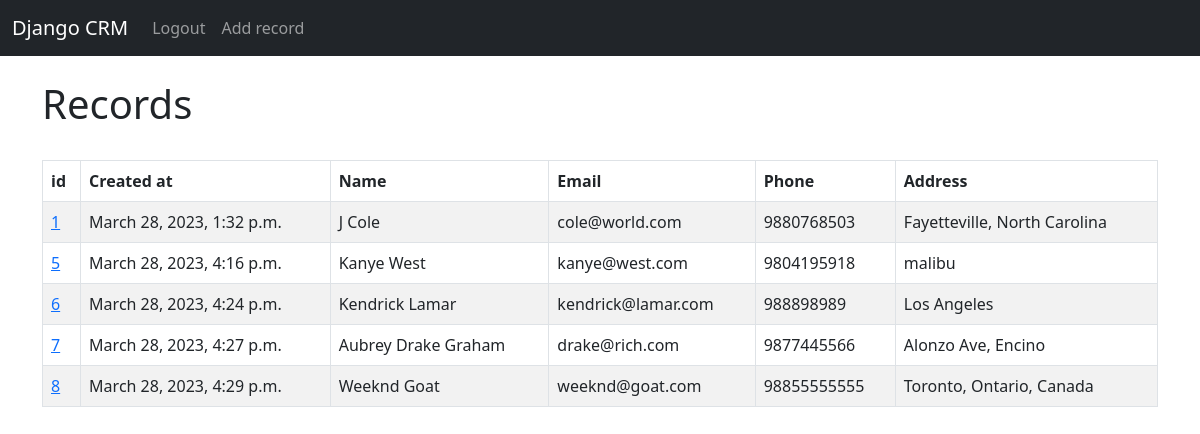
The app's page / (signed in) with its own data.
### crmapp/models.py (models this page shows, shortened)
class Record(models.Model):
    created_at = models.DateTimeField(auto_now_add=True)
    first_name = models.CharField(max_length=50)
    last_name = models.CharField(max_length=50)
    email = models.CharField(max_length=50)
    phone = models.IntegerField()
    address = models.CharField(max_length=100)

### crmapp/views.py (the view)
# urls.py: 2. Add a URL to urlpatterns:  path('', views.home, name='home')
def home(request):
    records = Record.objects.all()
    if request.method == "POST":
        username = request.POST['username']
        password = request.POST['password']
        user = authenticate(request, username=username, password=password)
        if user is not None:
            login(request, user)
            messages.success(request,"Congrats You logged in")
            return redirect('home')
        else:
            messages.success(request, "Invalid Credentials.You should check in on some of those fields below.")
            return redirect('home')
    else:
        return render(request, 'crmapp/home.html',{'records':records})

### crmapp/templates/crmapp/home.html (shortened to what this page needs)
{% extends 'crmapp/base.html' %}
{% block content %}
<div class="">
    {% if user.is_authenticated %}
    <h1>Records</h1><br/>
    <table class="table table-striped table-hover table-bordered">
      <thead>
        <tr>
          <th scope="col">id</th>
          <th scope="col">Created at</th>
          <th scope="col">Name</th>
          <th scope="col">Email</th>
          <th scope="col">Phone</th>
          <th scope="col">Address</th>
        </tr>
      </thead>
      <tbody>
      {% if records %}
        {% for record in records %}
        <tr>
          <td><a href="{% url 'record' record.id %}">{{ record.id }}</a></td>
          <td>{{ record.created_at }}</td>
          <td>{{ record.first_name }} {{ record.last_name }}</td>
          <td>{{ record.email }}</td>
          <td>{{ record.phone }}</td>
          <td>{{ record.address }}</td>
        </tr>
        {% endfor %}
      {% endif %}
      </tbody>
    </table>
    {% endif %}
</div>
{% endblock %}

### crmapp/templates/crmapp/base.html (shortened to what this page needs)
<!doctype html>
<html lang="en">
  <head>
    <link href="https://cdn.jsdelivr.net/npm/bootstrap@5.3.0-alpha2/dist/css/bootstrap.min.css" rel="stylesheet">
  </head>
  <body>
    {% include 'crmapp/navbar.html' %}
    <div class="container">
        <br/>
        {% block content %}
        {% endblock %}
    </div>
  </body>
</html>

### crmapp/templates/crmapp/navbar.html (shortened to what this page needs)
<nav class="navbar navbar-expand-lg navbar-dark bg-dark">
    <div class="container-fluid">
      <a class="navbar-brand" href="{% url 'home' %}">Django CRM</a>
      <div class="collapse navbar-collapse" id="navbarSupportedContent">
        <ul class="navbar-nav me-auto mb-2 mb-lg-0">
          {% if user.is_authenticated %}
          <li class="nav-item">
            <a class="nav-link" href="{% url 'logout' %}">Logout</a>
          </li>
          <li class="nav-item">
            <a class="nav-link" href="{% url 'add_record' %}">Add record</a>
          </li>
          {% endif %}
        </ul>
      </div>
    </div>
  </nav>

### records on screen
Record: id "1", created_at "March 28, 2023, 1:32 p.m.", first_name "J", last_name "Cole", email "cole@world.com", phone "9880768503", address "Fayetteville, North Carolina"
Record: id "5", created_at "March 28, 2023, 4:16 p.m.", first_name "Kanye", last_name "West", email "kanye@west.com", phone "9804195918", address "malibu"
Record: id "6", created_at "March 28, 2023, 4:24 p.m.", first_name "Kendrick", last_name "Lamar", email "kendrick@lamar.com", phone "988898989", address "Los Angeles"
Record: id "7", created_at "March 28, 2023, 4:27 p.m.", first_name "Aubrey Drake", last_name "Graham", email "drake@rich.com", phone "9877445566", address "Alonzo Ave, Encino"
Record: id "8", created_at "March 28, 2023, 4:29 p.m.", first_name "Weeknd", last_name "Goat", email "weeknd@goat.com", phone "98855555555", address "Toronto, Ontario, Canada"
